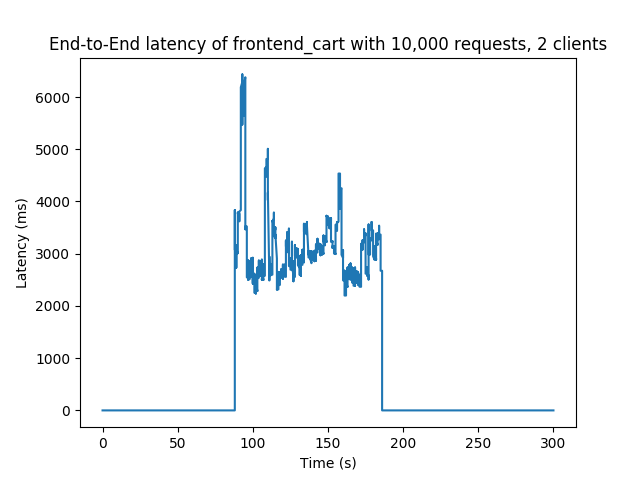

Here is the Python script that generated this plot:
import numpy as np
import matplotlib.pyplot as plt

times = np.loadtxt('times')
latencies = np.loadtxt('latencies')

plt.plot(times, latencies)
plt.xlabel('Time (s)')
plt.ylabel('Latency (ms)')
plt.title('End-to-End latency of frontend_cart with 10,000 requests, 2 clients')
plt.show()
